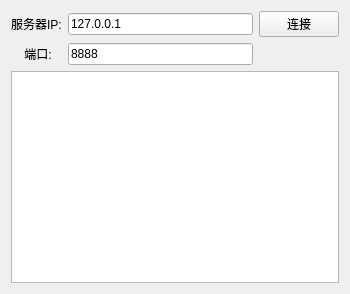
<?xml version="1.0" encoding="UTF-8"?>
<ui version="4.0">
 <class>tcpSocketForm</class>
 <widget class="QWidget" name="tcpSocketForm">
  <property name="geometry">
   <rect>
    <x>0</x>
    <y>0</y>
    <width>350</width>
    <height>294</height>
   </rect>
  </property>
  <property name="windowTitle">
   <string>Form</string>
  </property>
  <layout class="QGridLayout" name="gridLayout">
   <item row="0" column="0">
    <widget class="QLabel" name="label">
     <property name="text">
      <string>服务器IP:</string>
     </property>
    </widget>
   </item>
   <item row="0" column="1">
    <widget class="QLineEdit" name="serverIp">
     <property name="text">
      <string>127.0.0.1</string>
     </property>
    </widget>
   </item>
   <item row="0" column="2">
    <widget class="QPushButton" name="btnConnect">
     <property name="text">
      <string>连接</string>
     </property>
    </widget>
   </item>
   <item row="1" column="0">
    <widget class="QLabel" name="label_2">
     <property name="text">
      <string>    端口:</string>
     </property>
    </widget>
   </item>
   <item row="1" column="1">
    <widget class="QLineEdit" name="port">
     <property name="text">
      <string>8888</string>
     </property>
    </widget>
   </item>
   <item row="2" column="0" colspan="3">
    <widget class="QTextEdit" name="recvMsg">
     <property name="readOnly">
      <bool>true</bool>
     </property>
    </widget>
   </item>
  </layout>
 </widget>
 <resources/>
 <connections/>
</ui>
